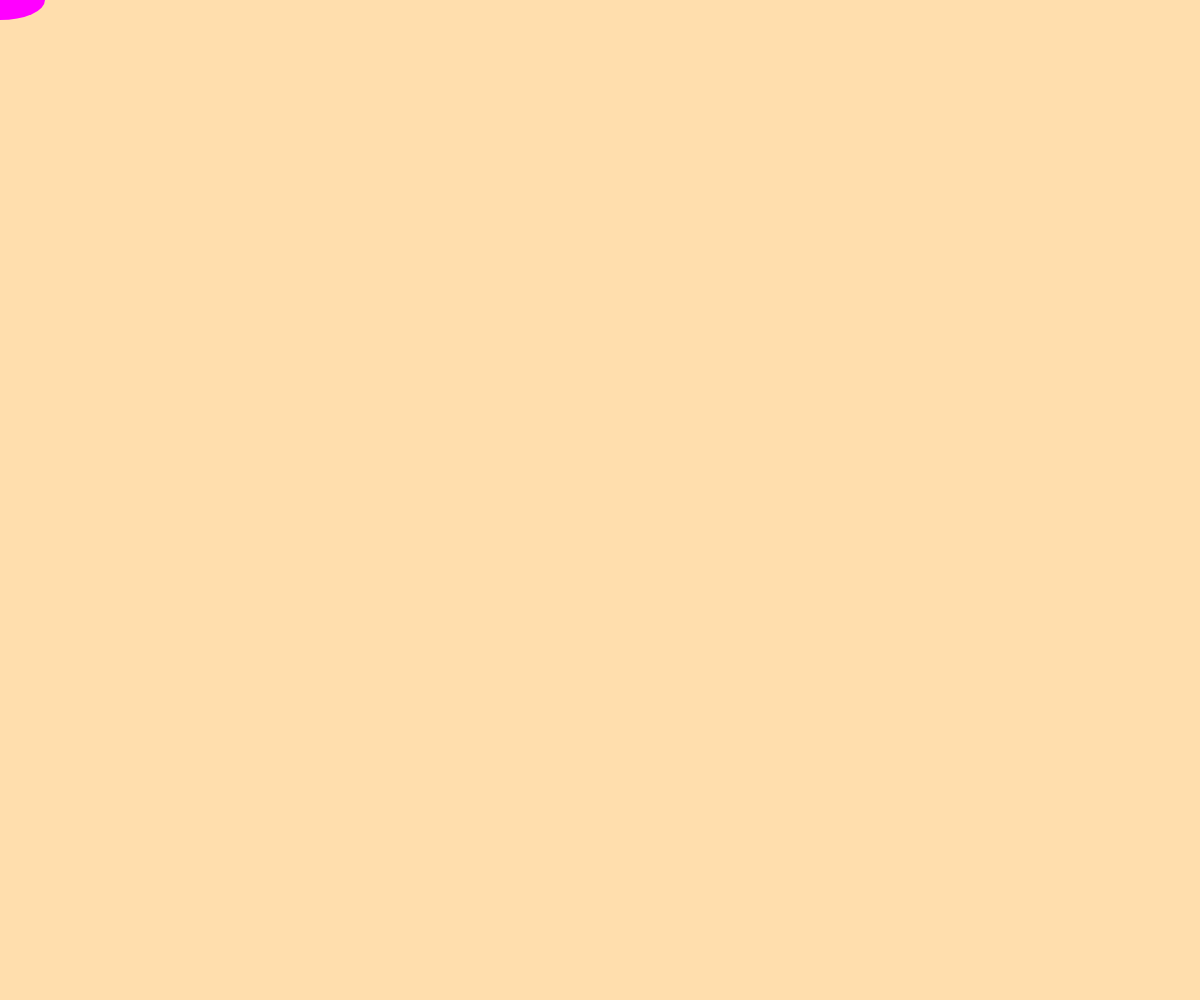
Frame 1 (no input)
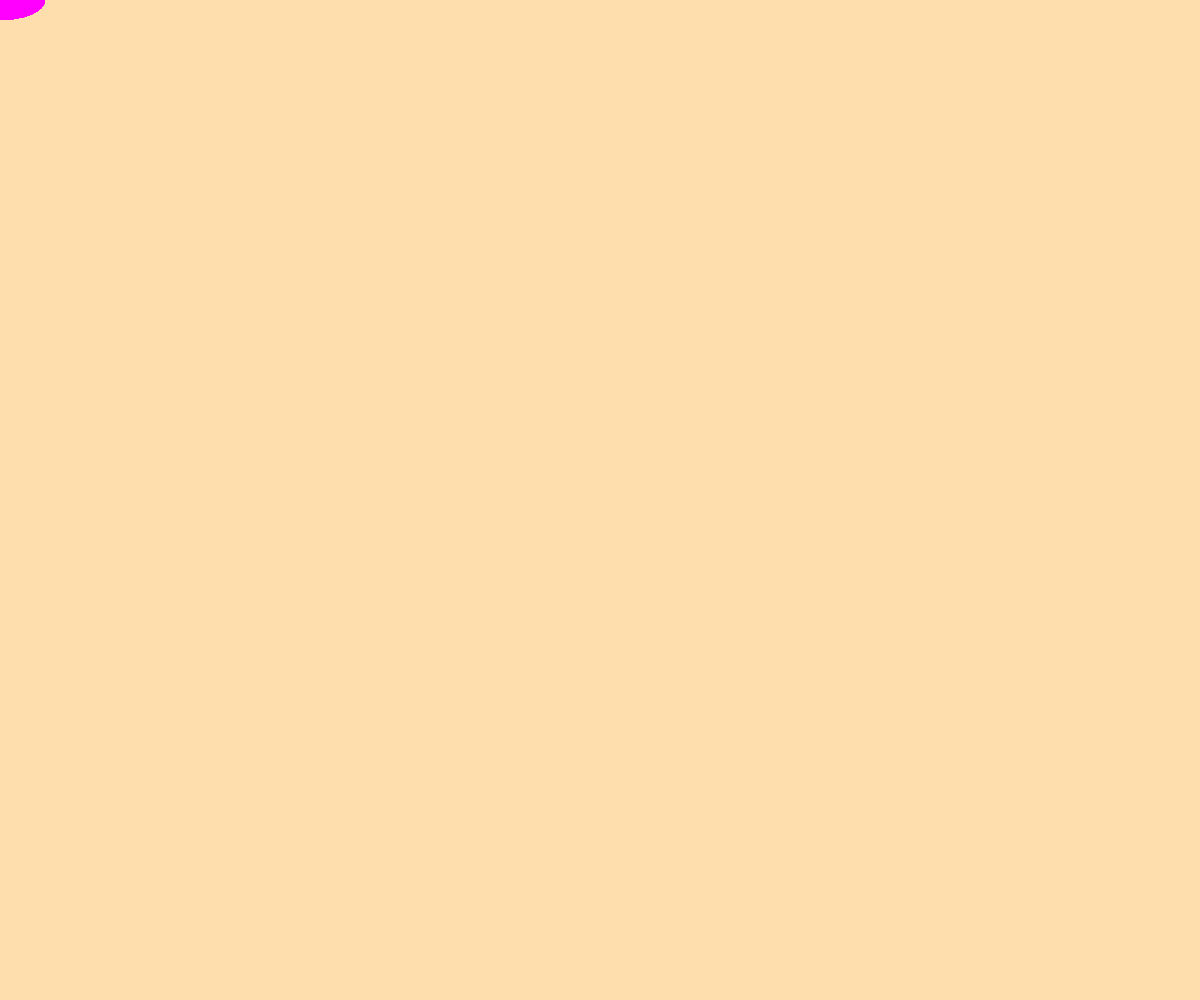
Frame 60 (no input)
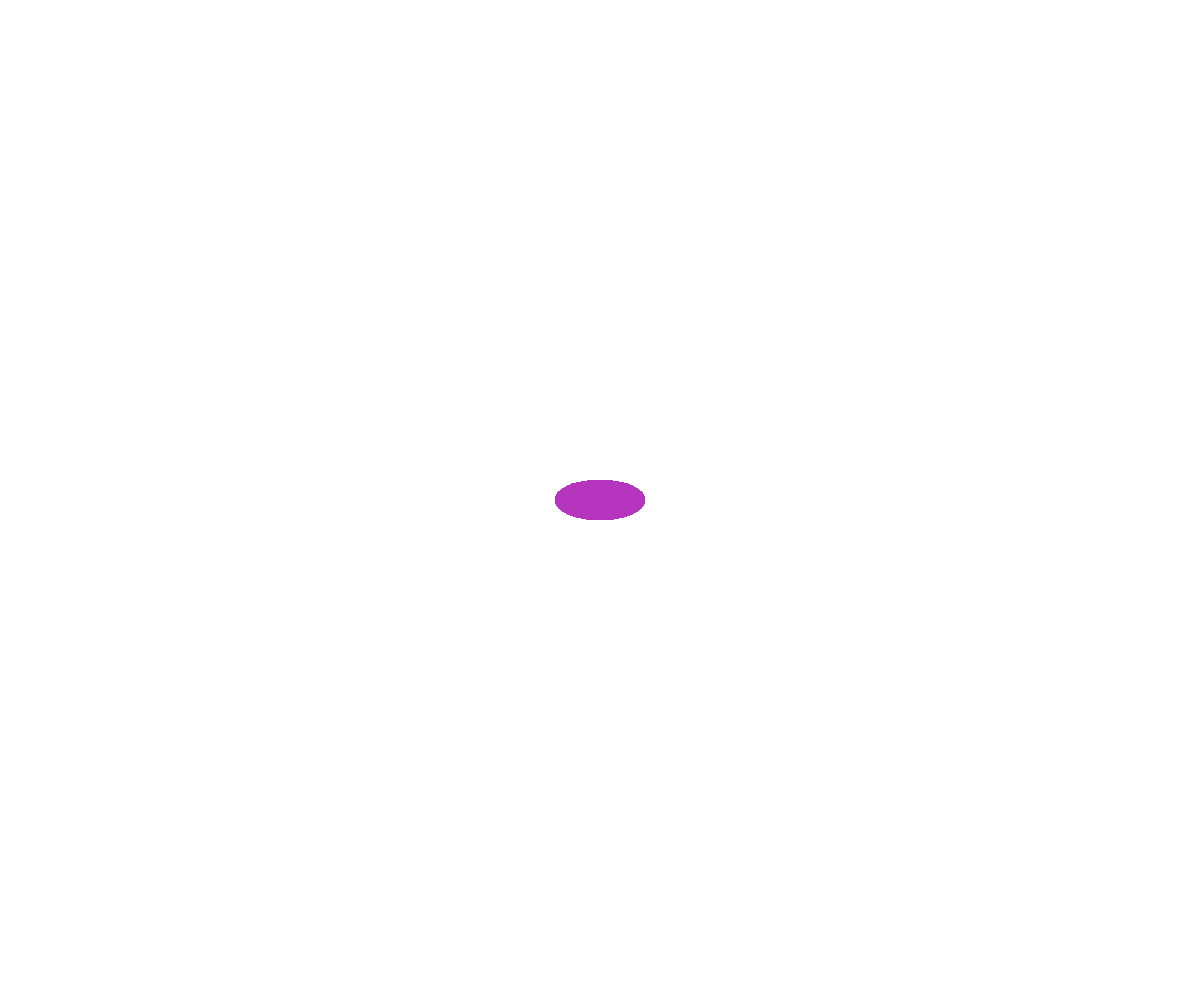
Frame 120 (the mouse pressed at the canvas centre since frame 60)

The p5.js sketch that drew these frames (run headless with seeded random() and noise() and a simulated clock; from frame 60 on, the mouse is pressed at the canvas centre):

// p5.js sketch
// ── sketch.js

function setup() {
    createCanvas(windowWidth, windowHeight);
    background("NavajoWhite");
  }

function windowResized() {
    resizeCanvas(windowWidth, windowHeight);
}

let circleBgcolor = {r: 255, g: 0, b:255};

function circleColor() {
    circleBgcolor.r = random(0, 255);
    circleBgcolor.g = random(0, 255);
    circleBgcolor.b = random(0, 255);
}

function draw() {
    noStroke();
    fill(circleBgcolor.r,circleBgcolor.g,circleBgcolor.b);
    ellipse(mouseX, mouseY, 90, 40);
}

function mousePressed() {
    clear();
    circleColor();
}
